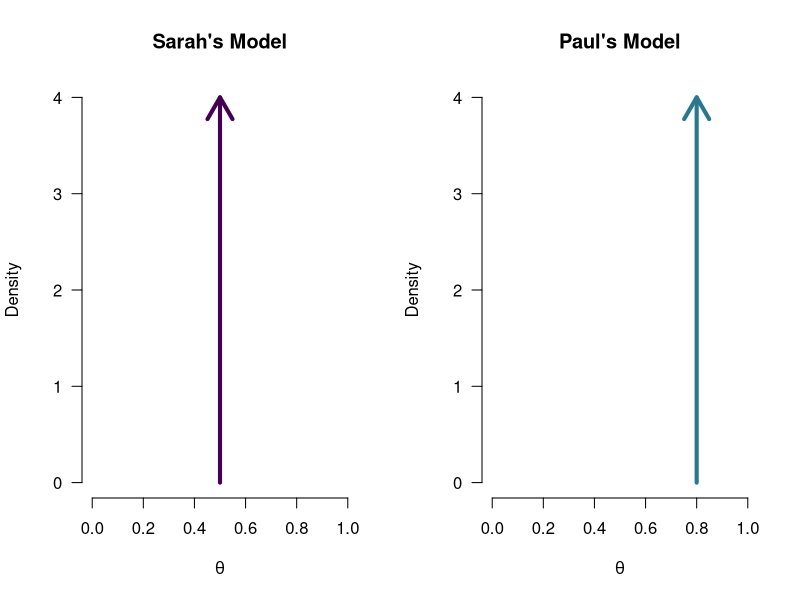
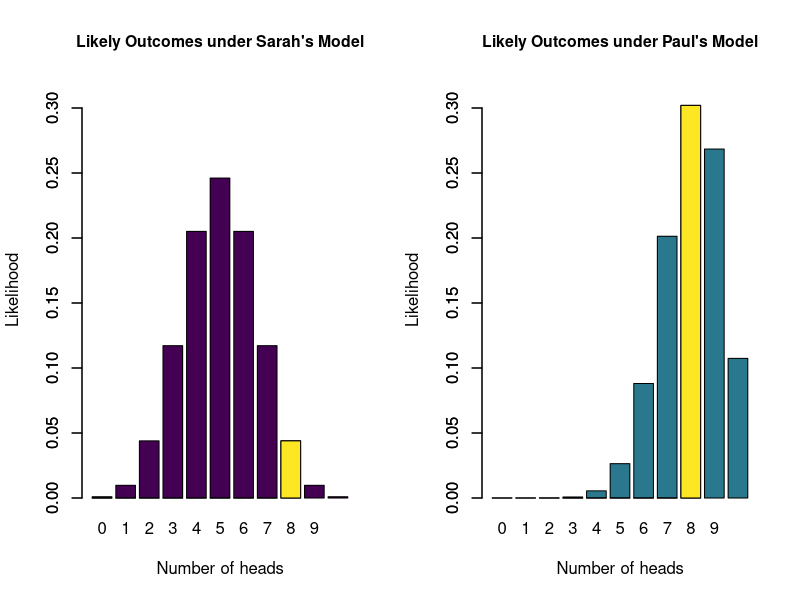
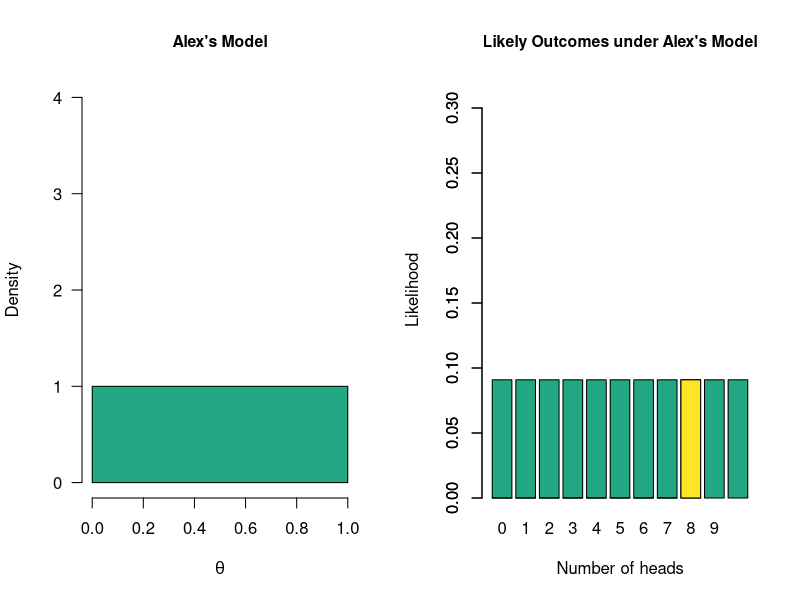
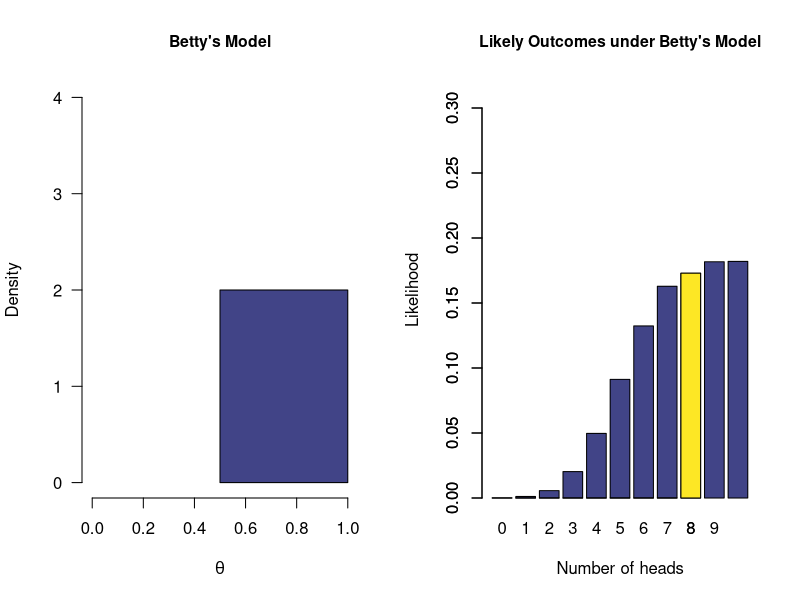
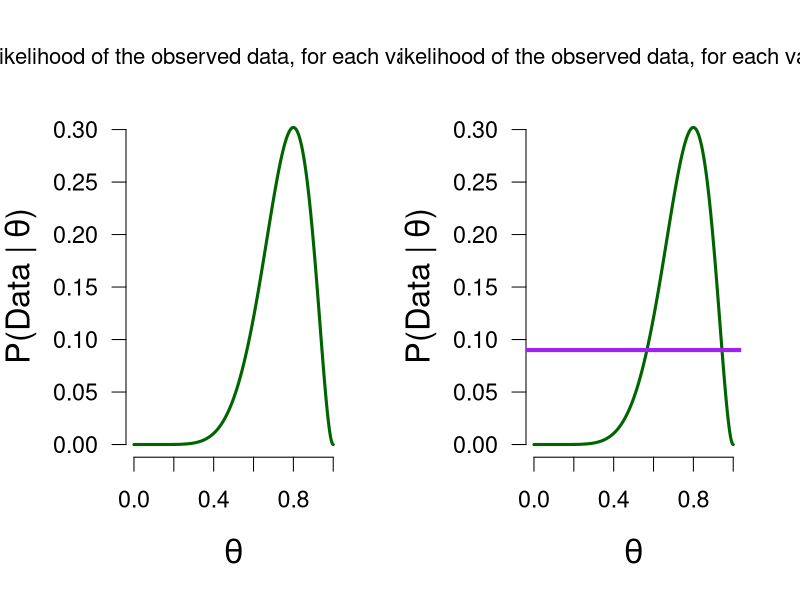
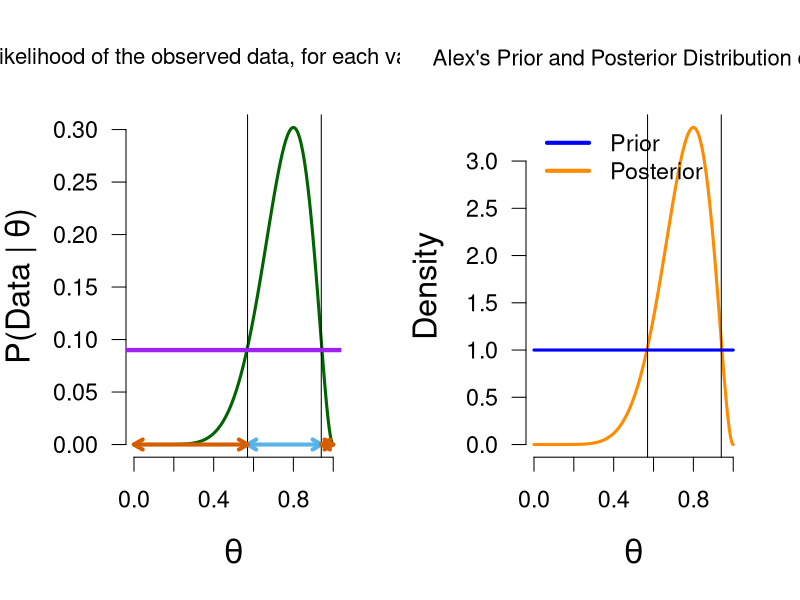

These charts were generated, in order, by the following R code:
## ---- chunk 1
tBetFun <- function(x, shape1 = 1, shape2 = 1, side = "pos") {
  ds <- dbeta(x, shape1, shape2)
  if (side == "pos") {
    ds[x<0.5] <- 0
    ds <- ds / integrate(function(x) dbeta(x, shape1, shape2), lower = 0.5, upper = 1)[[1]]
  } else if (side == "neg") {
    ds[x>0.5] <- 0
    ds <- ds / integrate(function(x) dbeta(x, shape1, shape2), lower = 0, upper = 0.5)[[1]]
  }
  return(ds)
}
par(mfrow = c(1, 2))
cols <- viridis::viridis(6)
plot(1, 1, type ="n", xlim = c(0,1), ylim = c(0,4), bty = "n", main = "Sarah's Model",
     las = 1, xlab = expression(theta), ylab = "Density")
arrows(x0 = 0.5, x1 = 0.5, y0 = 0, y1 = 4.0, lwd = 4, col = cols[1])

plot(1, 1, type ="n", xlim = c(0,1), ylim = c(0,4), bty = "n", main = "Paul's Model", 
     las = 1, xlab = expression(theta), ylab = "Density")
arrows(x0 = 0.8, x1 = 0.8, y0 = 0, y1 = 4.0, lwd = 4, col = cols[3])
## ---- chunk 2
par(mfrow = c(1, 2), cex.main = 0.95)
cols <- viridis::viridis(6)
barplot(dbinom(0:10, 10, 0.5), names.arg = 0:10, xlab = "Number of heads", ylab = "Likelihood",
        main = "Likely Outcomes under Sarah's Model", col = cols[1], ylim = c(0,0.32))
barplot(c(rep(0, 8), dbinom(8, 10, 0.5)), add = TRUE, col = cols[6])

barplot(dbinom(0:10, 10, 0.8), names.arg = 0:10, xlab = "Number of heads", ylab = "Likelihood",
        main = "Likely Outcomes under Paul's Model", col = cols[3], ylim = c(0,0.32))
barplot(c(rep(0, 8), dbinom(8, 10, 0.8)), add = TRUE, col = cols[6])
## ---- chunk 3
par(mfrow = c(1, 2), cex.main = 0.95)
cols <- viridis::viridis(6)
plot(1, 1, type ="n", xlim = c(0,1), ylim = c(0,4), bty = "n", main = "Alex's Model",
     las = 1, xlab = expression(theta), ylab = "Density")
# curve(tBetFun(x, 1, 1), add = TRUE, col = cols[4], lwd = 4)
mySeq <- seq(0, 1, length.out = 1e3)
polygon(x =  c(mySeq, rev(mySeq)), y = c(rep(0, 1e3), tBetFun(mySeq, 1, 1, side = "neutral")), col = cols[4]) 

barplot(rep(1/11, 11), names.arg = 0:10, xlab = "Number of heads", ylab = "Likelihood",
        main = "Likely Outcomes under Alex's Model", col = cols[4], ylim = c(0,0.32))
barplot(c(rep(0, 8), 1/11), add = TRUE, col = cols[6])
## ---- chunk 4
par(mfrow = c(1, 2), cex.main = 0.95)
cols <- viridis::viridis(6)
plot(1, 1, type ="n", xlim = c(0,1), ylim = c(0,4), bty = "n", main = "Betty's Model",
     las = 1, xlab = expression(theta), ylab = "Density")
# curve(tBetFun(x, 1, 1), add = TRUE, col = cols[4], lwd = 4)
mySeq <- seq(0.5, 1, length.out = 1e3)
polygon(x =  c(mySeq, rev(mySeq)), y = c(rep(0, 1e3), tBetFun(mySeq, 1, 1)), col = cols[2]) 
sampsU <- c(0:5, rbinom(1e5, 10, runif(1e5, 0.5, 1)))
barplot(table(sampsU)/1e5, names.arg = 0:10, xlab = "Number of heads", ylab = "Likelihood",
        main = "Likely Outcomes under Betty's Model", col = cols[2], ylim = c(0,0.32))
barplot(c(rep(0, 8), (table(sampsU)/1e5)[9]), add = TRUE, col = cols[6])
theta <- seq(0,1,length.out = 1e3)
## ---- chunk 5
k = 8
n = 10
## ---- chunk 6
par(cex = 1.4, cex.lab = 1.4, mar = c(5.1, 4.5, 4.1, 2.1), cex.main = 0.95)
ss <- seq(0, 1, length.out = 1e4)
dd <- dbinom(x = 8, size = 10, ss)
plot(ss, dd, type = "l", bty = "n", las = 1, ylab = bquote("P(Data |" ~ theta * ")"), xlab = bquote(theta),
     main = bquote("Likelihood of the observed data, for each value of" ~theta),
     lwd = 3, col = "darkgreen")
## ---- chunk 7
par(cex = 1.4, cex.lab = 1.4, mar = c(5.1, 4.5, 4.1, 2.1), cex.main = 0.95)
pCol <- palette.colors(NULL, "Okabe-Ito")
margLik <- round(1/11, 2)
bords <- round(ss[round(dd, 3) == margLik], 2)
ll <- unique(bords)[1]
uu <- unique(bords)[length(unique(bords))]
plot(ss, dd, type = "l", bty = "n", las = 1, ylab = bquote("P(Data |" ~ theta * ")"), xlab = bquote(theta),
     main = bquote("Likelihood of the observed data, for each value of" ~theta),
     lwd = 3, col = "darkgreen")
abline(h = margLik, lwd = 4, col = "purple")
## ---- chunk 8
par(cex = 1.4, cex.lab = 1.4, mar = c(5.1, 4.5, 4.1, 2.1), cex.main = 0.95)
pCol <- palette.colors(NULL, "Okabe-Ito")
margLik <- round(1/11, 2)
bords <- round(ss[round(dd, 3) == margLik], 2)
ll <- unique(bords)[1]
uu <- unique(bords)[length(unique(bords))]
plot(ss, dd, type = "l", bty = "n", las = 1, ylab = bquote("P(Data |" ~ theta * ")"), xlab = bquote(theta),
     main = bquote("Likelihood of the observed data, for each value of" ~theta),
     lwd = 3, col = "darkgreen")
ll <- unique(bords)[1]
uu <- unique(bords)[length(unique(bords))]
abline(v = uu)
abline(v = ll)
arrows(ll, 0, uu, 0,  lwd = 4, length = 0.1, code = 3, col = pCol[3])
abline(h = margLik, lwd = 4, col = "purple")

ll <- 0
uu <- unique(bords)[1]
arrows(ll, 0, uu, 0,  lwd = 4, length = 0.1, code = 3, col = pCol[7])
ll <- unique(bords)[length(unique(bords))]
uu <- 1

sq <- seq(ll, uu, length.out = 1e3) #+0.001
arrows(ll, 0, uu, 0,  lwd = 4, length = 0.1, code = 3, col =  pCol[7])
abline(h = margLik, lwd = 4, col = "purple")
## ---- chunk 9
prior <- dbeta(ss, 1, 1)
posterior <- prior * dd / margLik
par(cex = 1.4, cex.lab = 1.4, mar = c(5.1, 4.5, 4.1, 2.1))
plot(ss, posterior, type = "l", bty = "n", las = 1, ylab = "Density", xlab = bquote(theta),
     main = bquote("Alex's Prior and Posterior Distribution of" ~theta),
     lwd = 3, col = "darkorange")
ll <- unique(bords)[1]
uu <- unique(bords)[length(unique(bords))]
abline(v = uu)
abline(v = ll)
curve(dbeta(x, 1, 1), from = 0, to = 1, lwd = 3, col ="blue", add = TRUE)
legend("topleft", legend = c("Prior", "Posterior"), col = c("blue", "darkorange"), lty = 1, lwd = 4, bty = "n")
